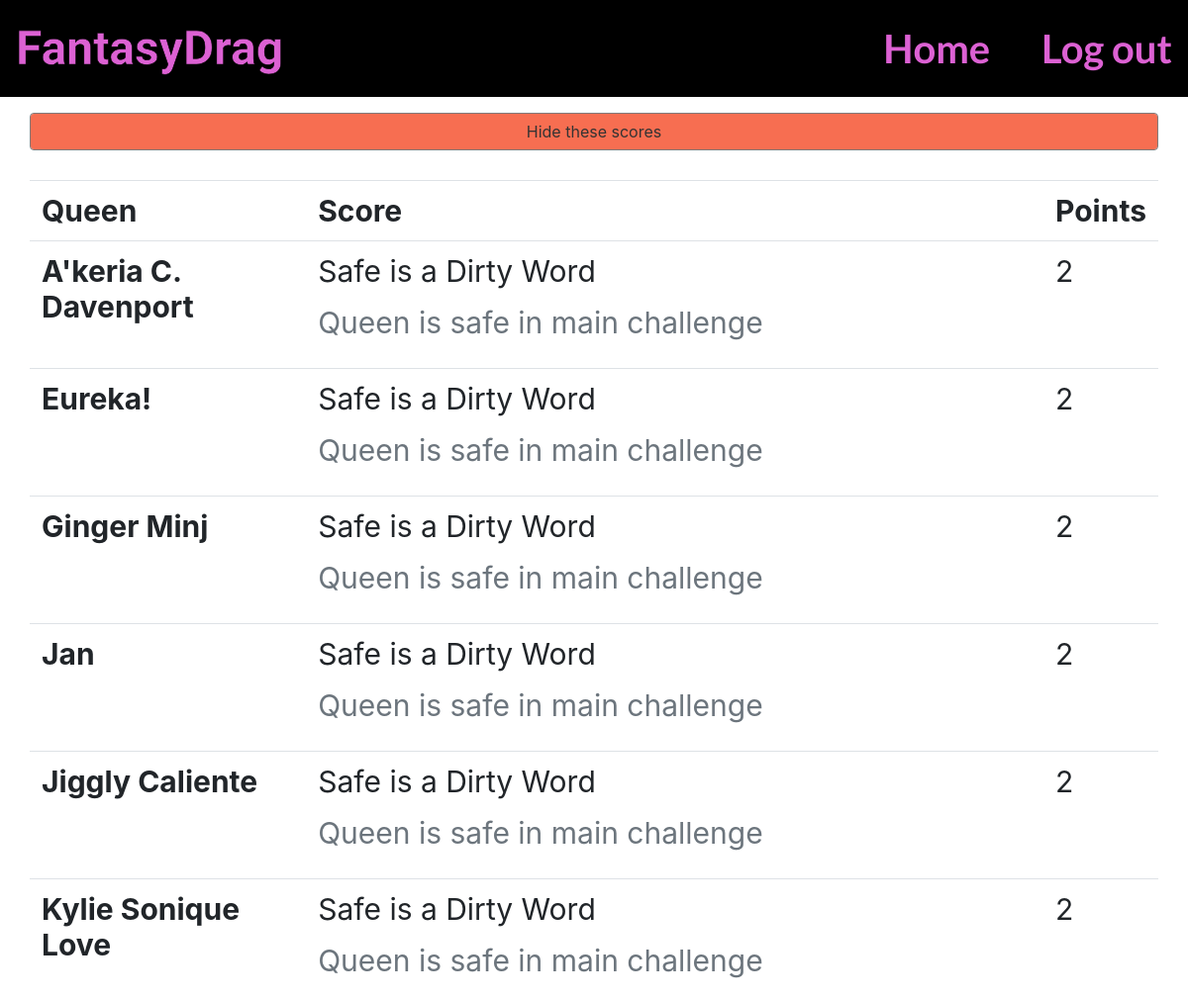
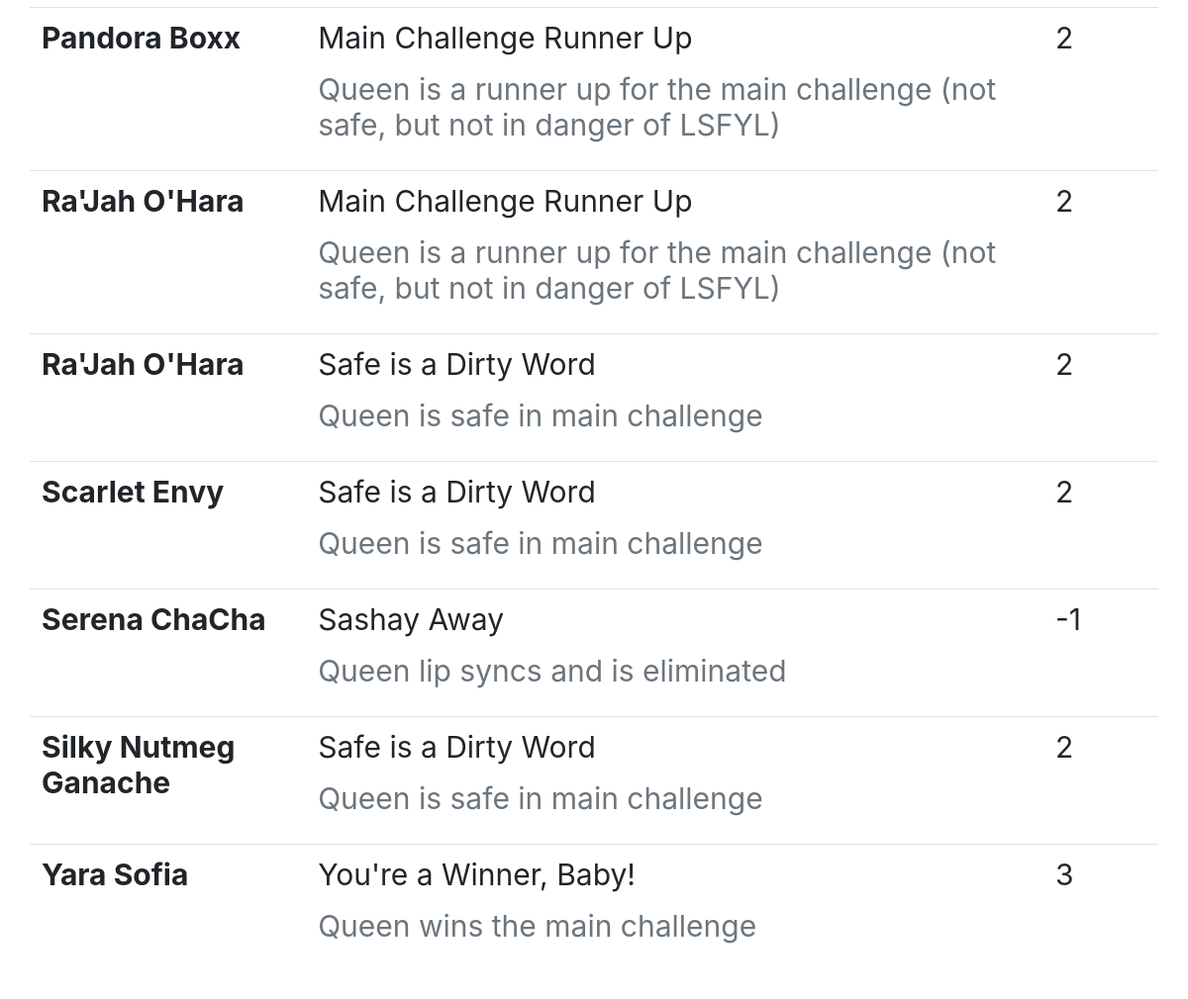
Screenshot of /dragrace/episode/1/ (signed in) with the database file from the repository (2 pictures, top to bottom).
### fantasydrag/models.py (models this page shows, shortened)
class Score(models.Model):
    episode = models.ForeignKey(Episode, on_delete=models.CASCADE)
    queen = models.ForeignKey(Queen, on_delete=models.CASCADE)
    rule = models.ForeignKey(Rule, on_delete=models.CASCADE)

class Queen(models.Model):
    name = models.CharField(max_length=100)
    class Meta:
        ordering = ('name', )

class Rule(models.Model):
    drag_race = models.ForeignKey(DragRace, on_delete=models.CASCADE)
    name = models.CharField(max_length=250)
    description = models.TextField()
    point_value = models.IntegerField(default=1)
    score_type = models.CharField(
        max_length=10,
        choices=(
            ('episode', 'episode'),
            ('season', 'season')
        )
    )
    class Meta:
        ordering = ('score_type', 'point_value', 'name')

### fantasydrag/views.py (the view, shortened to what this page needs)
class EpisodeDetail(AuthenticatedView):
    def setup(self, request, *args, **kwargs):
        super(EpisodeDetail, self).setup(request, *args, **kwargs)
        self.episode = Episode.objects.get(pk=kwargs['episode_id'])
        self.template = loader.get_template('pages/episodedetail.html')
        self.context.update({
            'drag_race': self.episode.drag_race,
            'scores': self.episode.score_set.all(),
            'episode_is_visible': self.episode in self.participant.episodes.all(),
            'episode': self.episode
        })
    def get(self, request, *args, **kwargs):
        return HttpResponse(self.template.render(self.context, request))

### fantasydrag/views.py (called while the page is built, shortened)
    def setup(self, request, *args, **kwargs):
        super(AuthenticatedView, self).setup(request, *args, **kwargs)
        self.user = request.user
        self.participant = Participant.objects.get(user=self.user)
        self.is_site_admin = self.participant.site_admin
        self.context = {
            'participant': self.participant,
            'is_site_admin': self.is_site_admin
        }

### templates/pages/episodedetail.html (shortened to what this page needs)
{% extends 'base.html' %}
{% block page_content %}
{% if episode.is_scored %}
<div class="row">
	<div class="col">
		<form method="POST" action="">
			{% if episode_is_visible%}
				<input type="submit" id="id_hide" name="hide" value="Hide these scores" class="form-control btn btn-danger"/>
			{% else %}
				<input type="submit" id="id_ruveal" name="ruveal" value="RuVeal the scores!" class="form-control btn btn-success"/>
			{% endif %}
		</form>
	</div>
</div>
<div class="row">
	<div class="col">
		<table class="table">
			<tr>
				<th>Queen</th><th>Score</th><th>Points</th>
			</tr>
			{% if episode_is_visible %}
				{% for score in scores %}
					<tr>
						<th>{{score.queen.name}}</th>
						<td>
							<p>{{score.rule.name}}</p>
							<p class="text-secondary">{{score.rule.description}}</p>
						</td>
						<td>{{score.rule.point_value}}</td>
					</tr>
				{% endfor %}
			{% endif %}
		</table>
	</div>
</div>
{% else %}
<div class="row">
	<div class="col alert alert-warning">
		This episode isn't scored yet, come back later!
	</div>
</div>
{% endif %}
{% endblock %}

### static/app.css (style rules this page uses)
body { font-size: 30px !important; background-color: #ffffff !important; }
table { font-size: 30px !important; }
.btn { color: #333333; border-color: #807b7b; }
.btn-danger { background-color: #f76e51; }

### rows the page displays
Score: queen.name "A'keria C. Davenport", rule.name "Safe is a Dirty Word", rule.description "Queen is safe in main challenge", rule.point_value "2"
Score: queen.name "Eureka!", rule.name "Safe is a Dirty Word", rule.description "Queen is safe in main challenge", rule.point_value "2"
Score: queen.name "Ginger Minj", rule.name "Safe is a Dirty Word", rule.description "Queen is safe in main challenge", rule.point_value "2"
Score: queen.name "Jan", rule.name "Safe is a Dirty Word", rule.description "Queen is safe in main challenge", rule.point_value "2"
Score: queen.name "Jiggly Caliente", rule.name "Safe is a Dirty Word", rule.description "Queen is safe in main challenge", rule.point_value "2"
Score: queen.name "Kylie Sonique Love", rule.name "Safe is a Dirty Word", rule.description "Queen is safe in main challenge", rule.point_value "2"
Score: queen.name "Pandora Boxx", rule.name "Main Challenge Runner Up", rule.description "Queen is a runner up for the main challenge (not safe, but not in danger of LSFYL)", rule.point_value "2"
Score: queen.name "Ra'Jah O'Hara", rule.name "Main Challenge Runner Up", rule.description "Queen is a runner up for the main challenge (not safe, but not in danger of LSFYL)", rule.point_value "2"
Score: queen.name "Ra'Jah O'Hara", rule.name "Safe is a Dirty Word", rule.description "Queen is safe in main challenge", rule.point_value "2"
Score: queen.name "Scarlet Envy", rule.name "Safe is a Dirty Word", rule.description "Queen is safe in main challenge", rule.point_value "2"
Score: queen.name "Serena ChaCha", rule.name "Sashay Away", rule.description "Queen lip syncs and is eliminated", rule.point_value "-1"
Score: queen.name "Silky Nutmeg Ganache", rule.name "Safe is a Dirty Word", rule.description "Queen is safe in main challenge", rule.point_value "2"
Score: queen.name "Yara Sofia", rule.name "You're a Winner, Baby!", rule.description "Queen wins the main challenge", rule.point_value "3"
